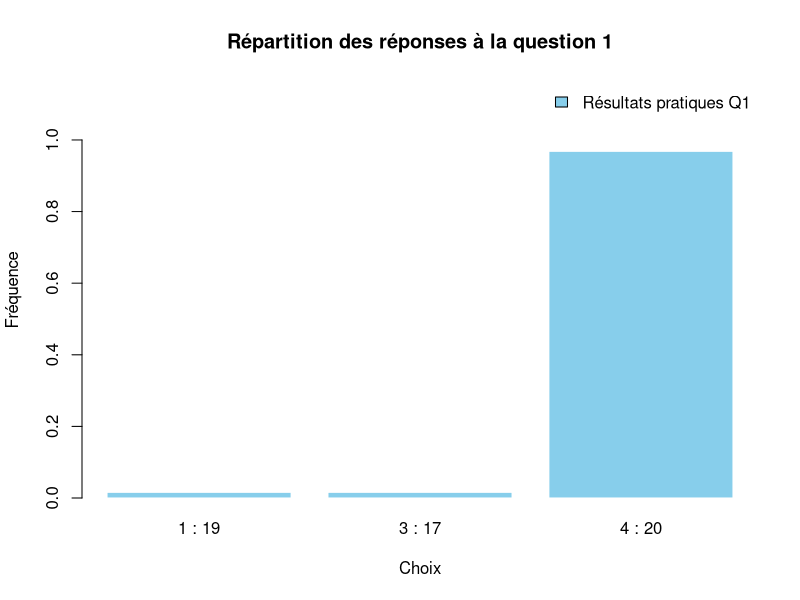
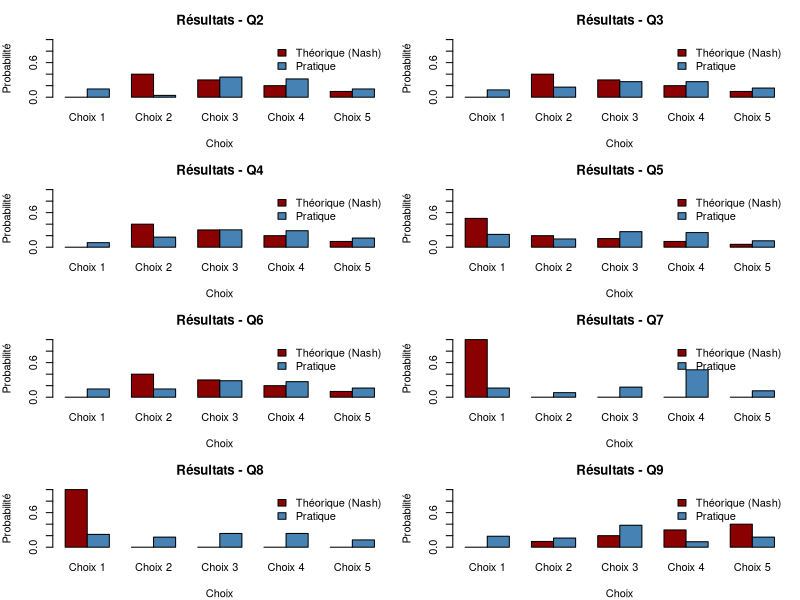
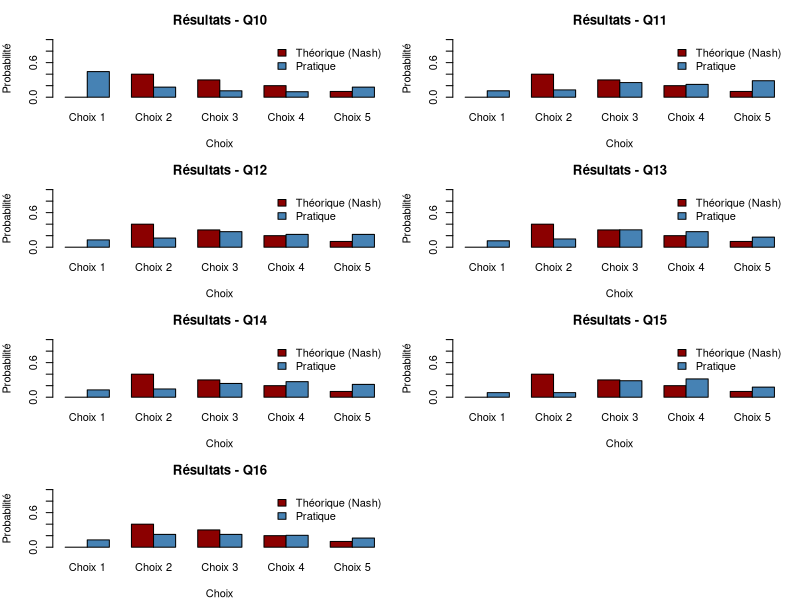
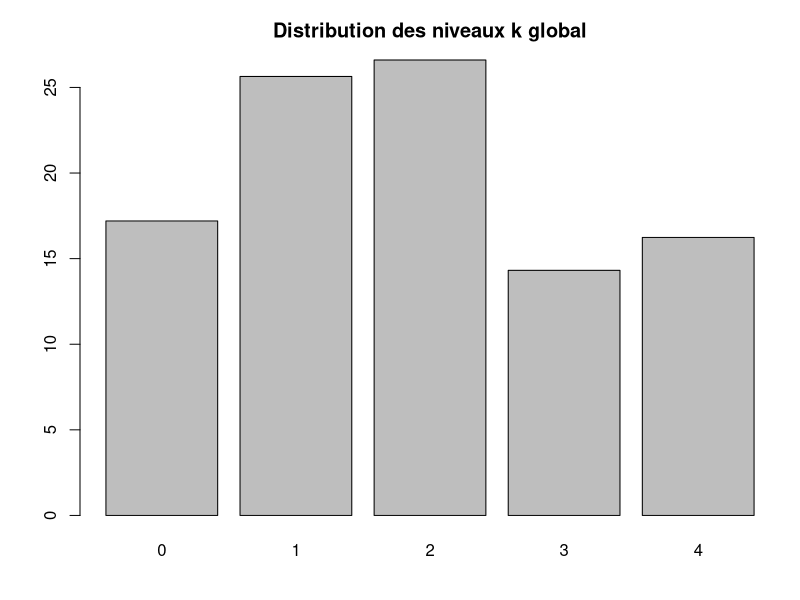
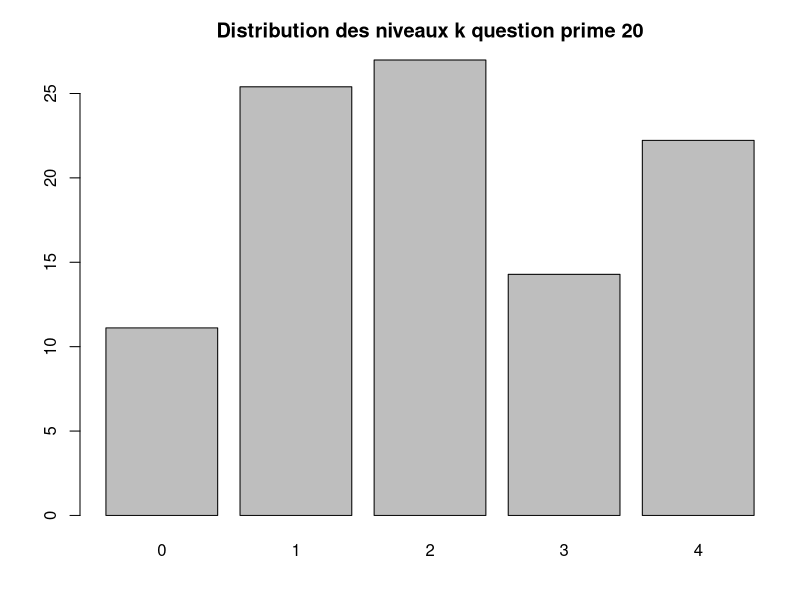

Recreate these plots in R, in order. (Note: this script raises an error after producing the figures.)
## ---- chunk 1
library(readxl)  
library(ggplot2)
library(stats4)
library(splines)
list = read_excel('../data/Exp_rience.xlsx')
list = list[1:63,] 
list_k = list[1:63, 7:21] 
list_kQ1 = list[1:63, 6:21] 
## ---- chunk 2
#Chargement des données
Q1  <- list$`Q00_Max U`
Q2  <- list$`Q00_16-20 Arad & Rubinstein`
Q3  <- list$`Q00_Mode du groupe`
Q4  <- list$Q00_ChatGPT
Q5  <- list$`Q00_Prime de 20`
Q6  <- list$`Q01_12-20`
Q7  <- list$`Q02_Alaoui & Penta`
Q8  <- list$`Q03_Alaoui & Penta plus`
Q9  <- list$`Q04_Goeree moderate`
Q10 <- list$`Q05_Goeree extreme`
Q11 <- list$`Q06_Cycle A`
Q12 <- list$`Q07_Cycle C`
Q13 <- list$`Q08_Pan A`
Q14 <- list$`Q09_Bear C` 
Q15 <- list$`Q10_long pan A`
Q16 <- list$`Q11_long pan C`

#Analyse de fréquence 

Q1r  <- table(Q1)  / length(Q1)
Q2r  <- table(Q2)  / length(Q2)
Q3r  <- table(Q3)  / length(Q3)
Q4r  <- table(Q4)  / length(Q4)
Q5r  <- table(Q5)  / length(Q5)
Q6r  <- table(Q6)  / length(Q6)
Q7r  <- table(Q7)  / length(Q7)
Q8r  <- table(Q8)  / length(Q8)
Q9r  <- table(Q9)  / length(Q9)
Q10r <- table(Q10) / length(Q10)
Q11r <- table(Q11) / length(Q11)
Q12r <- table(Q12) / length(Q12)
Q13r <- table(Q13) / length(Q13)
Q14r <- table(Q14) / length(Q14)
Q15r <- table(Q15) / length(Q15)
Q16r <- table(Q16) / length(Q16)


# Tracer de la théorie vs pratique pour NASH
par(mfrow = c(1, 1))
barplot(Q1r, col = "skyblue", border = "white", main = "Répartition des réponses à la question 1",
        xlab = "Choix", ylab = "Fréquence", ylim = c(0, max(Q1r) * 1.2))
legend("topright", legend = "Résultats pratiques Q1", fill = "skyblue", bty = "n")

# Pour les Q2 à Q9 : résultats théoriques vs pratiques
Q234t <- c(0.0, 0.4, 0.3, 0.2, 0.1)
Q5t <- c(0.50, 0.20, 0.15, 0.10, 0.05)
Q6t <- c(0.0, 0.4, 0.3, 0.2, 0.1)
Q7t <- c(1, 0, 0, 0, 0)
Q8t <- c(1, 0, 0, 0, 0)
Q9t <- c(0.0, 0.1, 0.2, 0.3, 0.4)

Qtheo <- list(Q234t, Q234t, Q234t, Q5t, Q6t, Q7t, Q8t, Q9t, Q6t, Q6t, Q6t, Q6t, Q6t, Q6t, Q6t)
Qres <- list(Q2r, Q3r, Q4r, Q5r, Q6r, Q7r, Q8r, Q9r, Q10r, Q11r, Q12r, Q13r, Q14r, Q15r, Q16r)

questions <- paste0("Q", 2:16)

par(mfrow = c(4, 2), mar = c(4, 4, 3, 1))

for (i in 1:length(Qtheo)) {
  data <- rbind(Qtheo[[i]], Qres[[i]])
  barplot(data, beside = TRUE, col = c("darkred", "steelblue"),
          ylim = c(0, 1), names.arg = paste("Choix", 1:length(Qtheo[[i]])),
          main = paste("Résultats -", questions[i]),
          xlab = "Choix", ylab = "Probabilité")
  legend("topright", legend = c("Théorique (Nash)", "Pratique"),
         fill = c("darkred", "steelblue"), bty = "n")
}

## ---- chunk 3
# Analyse des k-levels
par(mfrow = c(1, 1))
colonnes_pertinentes = names(list_k)
tous_les_chiffres = c()

for (colonne in colonnes_pertinentes) {
  chiffres_extraits = abs(as.numeric(sub(" :.*", "", list_k[[colonne]]))-5)
  tous_les_chiffres = c(tous_les_chiffres, chiffres_extraits)
}
tous_les_chiffres = tous_les_chiffres[!is.na(tous_les_chiffres)]
distribution = (table(tous_les_chiffres)/sum(table(tous_les_chiffres)))*100
print(distribution)
barplot(distribution,main="Distribution des niveaux k global")

# Pour avoir la distribution k-level au sein d'une même question sur notre échantillon
colonnes_pertinentes = "Q00_Prime de 20"
tous_les_chiffres = c()

for (colonne in colonnes_pertinentes) {
  chiffres_extraits = abs(as.numeric(sub(" :.*", "", list_k[[colonne]]))-5)
  tous_les_chiffres = c(tous_les_chiffres, chiffres_extraits)
}
tous_les_chiffres = tous_les_chiffres[!is.na(tous_les_chiffres)]
distribution = (table(tous_les_chiffres)/sum(table(tous_les_chiffres)))*100
print(distribution)
barplot(distribution,main="Distribution des niveaux k question prime 20")


# Calculer la moyenne des réponses pour chaque individu
moyennes_k = sapply(k_individus, function(x) mean(x, na.rm = TRUE))

# Calcul de la moyenne générale
moyenne_globale = mean(moyennes_k, na.rm = TRUE)

# Créer un data frame pour ggplot
df_moyennes = data.frame(
  individu = 1:63,
  moyenne_k = moyennes_k
)

# Tracé avec ligne de moyenne globale
ggplot(df_moyennes, aes(x = individu, y = moyenne_k)) +
  geom_col(fill = "cadetblue3") +
  labs(
    title = "",
    x = "Individu",
    y = "Ordre moyen des réponses"
  ) +
  theme_minimal() +
  theme(
    axis.text.x = element_text(angle = 90, vjust = 0.5, hjust = 1),  # Lisibilité en vertical
    axis.ticks.x = element_line()
  ) +
  scale_x_continuous(breaks = 1:63) 
## ---- chunk 4
library(ggplot2)
library(tidyr)
library(dplyr)
library(tidyverse)
# Voir le k-level d'un individu
k_individus = list()
for(i in 1:63){
  k_individus[[i]]=abs(as.numeric(sub(" :.*", "", list_kQ1[i,]))-5)
}

k_individusframe = data.frame(valeur = k_individus)
colnames(k_individusframe) = paste0("a", 1:ncol(k_individusframe))
# Index des questions (2 à 16)
questions = 1:16

# Tracé avec formes différentes (shape) pour chaque joueur
ggplot() +
  geom_point(aes(x = questions, y = k_individusframe$a1, colour = "Joueur 1", shape = "Joueur 1"), size = 5) +
  geom_point(aes(x = questions, y = k_individusframe$a6, colour = "Joueur 6", shape = "Joueur 6"), size = 5) +
  geom_point(aes(x = questions, y = k_individusframe$a28, colour = "Joueur 28", shape = "Joueur 28"), size = 5) +
  geom_point(aes(x = questions, y = k_individusframe$a45, colour = "Joueur 45", shape = "Joueur 45"), size = 5) +
  labs(title = "", x = "Question", y = "Ordre de réponse", colour = "Joueur", shape = "Joueur") +
  theme_minimal()


# Pour voir la densité des k-levels dans une question.
df_t <- t(k_individusframe)
df_t <- as.data.frame(df_t) 

df_long <- df_t %>% rownames_to_column("individu") %>% pivot_longer(cols = -individu,names_to = "question",values_to = "reponse") %>% drop_na()

df_plot <- df_long %>% group_by(question, reponse) %>% summarise(nb = n(), .groups = "drop")
df_plot$question <- factor(df_plot$question, levels = paste0("V", 1:63))  # adapte à ton nombre de questions

# Voir les réponses des individus en fonctions de la densité et de la taille.

ggplot(df_plot, aes(x = question, y = reponse)) +
  geom_point(aes(size = nb, color = nb)) +
  scale_size(range = c(1, 10)) +
  scale_color_gradient(low = "cadetblue1", high = "cadetblue4") +
  scale_x_discrete(labels = function(x) as.character(as.numeric(gsub("V", "", x)))) +
  labs(
    title = "",
    x = "Question",
    y = "niveau k",
    size = "Nombre de réponses",
    color = "Nombre de réponses"
  ) +
  theme_minimal() +
  theme(axis.text.x = element_text(angle = 90))

# Voir si les lois suivis sont les mêmes.

ggplot(df_long, aes(x = question, y = as.numeric(reponse))) +
  geom_violin(fill = "lightblue", color = "darkblue") +
   geom_jitter(width = 0.2, alpha = 0.4, color = "black", size = 0.8) +
  scale_x_discrete(labels = 1:63) +
  labs(
    title = "",
    x = "Question",
    y = "Ordre de réponse"
  ) +
  theme_minimal() +
  theme(axis.text.x = element_text(angle = 90, size = 7))

## ---- chunk 5
library(ggplot2)
# Voir le k-level d'un individu
k_individus = list()
for(i in 1:63){
  k_individus[[i]]=abs(as.numeric(sub(" :.*", "", list_k[i,]))-5)
}

# Étape 1 : extraire les niveaux k numériques
k_mat <- as.data.frame(apply(list_k, 2, function(col) {
  as.numeric(sub(" :.*", "", col))
}))

# Étape 2 : recentrer autour de 5 si tu veux mesurer la distance au centre
k_mat <- abs(k_mat - 5)

# Étape 3 : calcul de la moyenne individuelle en ignorant les NA
k_moyenne_indiv <- rowMeans(k_mat, na.rm = TRUE)

# Étape 4 : remplacement des NA par la moyenne individuelle
for (i in 1:nrow(k_mat)) {
  for (j in 1:ncol(k_mat)) {
    if (is.na(k_mat[i, j])) {
      k_mat[i, j] <- round(k_moyenne_indiv[i])
    }
  }
}
questions <- colnames(k_mat)
n <- length(questions)
# Créer une matrice vide pour stocker les p-values
p_mat <- matrix(NA, nrow = n, ncol = n)
rownames(p_mat) <- colnames(p_mat) <- questions

n_permutations <- 10000

for (i in 1:n) {
  for (j in 1:n) {
    if (i != j) {
      cat("Question", i+1, "contre question", j+1, "\n")
      x <- k_mat[[i]]
      y <- k_mat[[j]]
      
      complete_cases <- complete.cases(x, y)
      x_paired <- x[complete_cases]
      y_paired <- y[complete_cases]
      diffs <- x_paired - y_paired
      
      observed_stat <- mean(diffs)

      # Générer la distribution nulle via permutation de signes
      perm_stats <- replicate(n_permutations, {
        signs <- sample(c(1, -1), length(diffs), replace = TRUE)
        mean(signs * diffs)
      })

      # Calcul de la p-value bilatérale
      p_val <- mean(abs(perm_stats) >= abs(observed_stat))

      p_mat[i, j] <- p_val
      #cat("Statistique observée :", observed_stat, "\n")
      #cat("p-value :", p_val, "\n")
    }
  }
}

# Faire les observations et les conlusion par rapport a H0 et H1
comparaisonQ2 = p_mat[1,2:5]
comparaisonQ6 = p_mat[5, c(6,7,8,9,10,11,12)]
comparaisonQ11 = p_mat[10, c(11,12,14)]
comparaisonQ12 = p_mat[11, c(13,15)]
comparaisonQ13 = p_mat[12,13]
comparaisonQ15 = p_mat[14,15]

# Visualisation

# Extraire les p-values
p_values <- c(comparaisonQ2, comparaisonQ6, comparaisonQ11, comparaisonQ12, comparaisonQ13, comparaisonQ15)

# Créer des étiquettes lisibles pour chaque comparaison
labels <- c(
  "Q2 vs Q3", "Q2 vs Q4", "Q2 vs Q5", "Q2 vs Q6",
  "Q6 vs Q7", "Q6 vs Q8", "Q6 vs Q9","Q6 vs Q10", "Q6 vs Q11", "Q6 vs Q12", "Q6 vs Q13",
  "Q11 vs Q12", "Q11 vs Q13", "Q11 vs Q15",
  "Q12 vs Q14", "Q12 vs Q16",
  "Q13 vs Q14", 
  "Q15 vs Q16"
)

df <- data.frame(
  Comparaison = factor(labels, levels = labels),
  p_value = p_values,
  significatif = p_values < 0.05
)

# Graphique
ggplot(df, aes(x = Comparaison, y = p_value, fill = significatif)) +
  geom_col(width = 0.7) +
  scale_fill_manual(values = c("skyblue", "tomato"), labels = c("Non significatif", "Significatif")) +
  geom_hline(yintercept = 0.05, linetype = "dashed", color = "red") +
  labs(title = "",
       x = "Comparaison",
       y = "P-value",
       fill = "Résultat") +
  theme_minimal(base_size = 13) +
  theme(axis.text.x = element_text(angle = 45, hjust = 1))

# Trier par p-value croissante
df_sorted <- df[order(df$p_value), ]
df_sorted$rank <- 1:nrow(df_sorted)

# Calcul du seuil BH
alpha <- 0.05
m <- nrow(df_sorted)
df_sorted$bh_threshold <- (df_sorted$rank / m) * alpha

# Assurer l'ordre des comparaisons dans l'axe X
df_sorted$Comparaison <- factor(df_sorted$Comparaison, levels = df_sorted$Comparaison)

# Graphique
ggplot(df_sorted, aes(x = Comparaison, y = p_value)) +
  geom_point(aes(color = p_value < bh_threshold), size = 2) +
  geom_line(aes(x = Comparaison, y = bh_threshold, group = 1), color = "darkgreen", size = 1) +
  scale_color_manual(values = c("red", "blue"), labels = c("Non significatif", "Significatif")) +
  labs(title = "",
       x = "Comparaison",
       y = "p-value",
       color = "Résultat") +
  theme_minimal(base_size = 13) +
  theme(axis.text.x = element_text(angle = 45, hjust = 1))


## ---- chunk 6
observe = list(a=Q1r, b=Q2r, c=Q3r, d=Q4r, e=Q5r, f=Q6r, g=Q7r, h=Q8r, i=Q9r, j=Q10r, k=Q11r, l=Q12r, m=Q13r, n=Q14r, o=Q15r, p=Q16r)
theorique = list(ta = 0, tb = Q234t, tc = Q234t, td = Q234t, te=c(0.50, 0.20, 0.15, 0.10, 0.05), tf =c(0.0, 0.4, 0.3, 0.2, 0.1), tg=c(0.33333333, 0.26666667, 0.20000000, 0.13333333, 0.06666667), th= c(0.0, 0.3, 0.4, 0.1, 0.2), ti=c(0.0, 0.1, 0.2, 0.3, 0.4))

comparaisonchisq <- function(QO, QT){
  observe = QO
  theorique = QT
  # Observé
  observe = Q4r  # Q4 = list$Q00_ChatGPT
  # Théorie (par exemple : prédiction de NASH)
  theorique <- Q234t * sum(observe)  # mêmes effectifs que la taille totale
  names(theorique) <- names(observe)  # assurer le même nommage
  a = chisq.test(x = observe, p = theorique / sum(theorique))
  return(a)
}
comparaisonchisq(observe$b, theorique$tc)
comparaisonchisq(observe$b, theorique$td)
comparaisonchisq(observe$b, theorique$te)
comparaisonchisq(observe$f, theorique$tg)
comparaisonchisq(observe$f, theorique$th)

## ---- chunk 7
library(readxl)
library(dplyr)
library(tidyr)
library(ggplot2)

donnees <- read_excel("./data/Exp_rience.xlsx")

# Extraire les colonnes
colonnes_comp <- donnees %>% select(starts_with("Q12_Compréhension"))

# Convertir en numérique
colonnes_comp <- mutate_all(colonnes_comp, ~as.numeric(.))

# Somme des incompréhensions par question
freq_incomprises <- colSums(colonnes_comp, na.rm = TRUE)

# Créer le tableau pour ggplot
df_compr <- data.frame(
  Question = 1:16,
  NbParticipants = as.numeric(freq_incomprises/63)
)

# Graphe
ggplot(df_compr, aes(x = Question, y = NbParticipants)) +
  geom_bar(stat = "identity", fill = "salmon") +
  scale_x_continuous(breaks = 1:16) +
  labs(x = "Question", y = "Pourcentage d'incompréhensions") +
  theme_minimal()


## ---- chunk 8
library(ggplot2)
df <- data.frame(
  Action = factor(c(16, 17, 18, 19, 20)), 
  P_a = c(0.118, 0.148, 0.201, 0.309, 0.224)
)

# Tracer le graphique
ggplot(df, aes(x = Action, y = P_a)) +
  geom_bar(stat = "identity", fill = "lightgrey", color = "black") +
  labs(title = "",
       x = "Action",
       y = "Fréquence (en %)") +
  theme_minimal()
